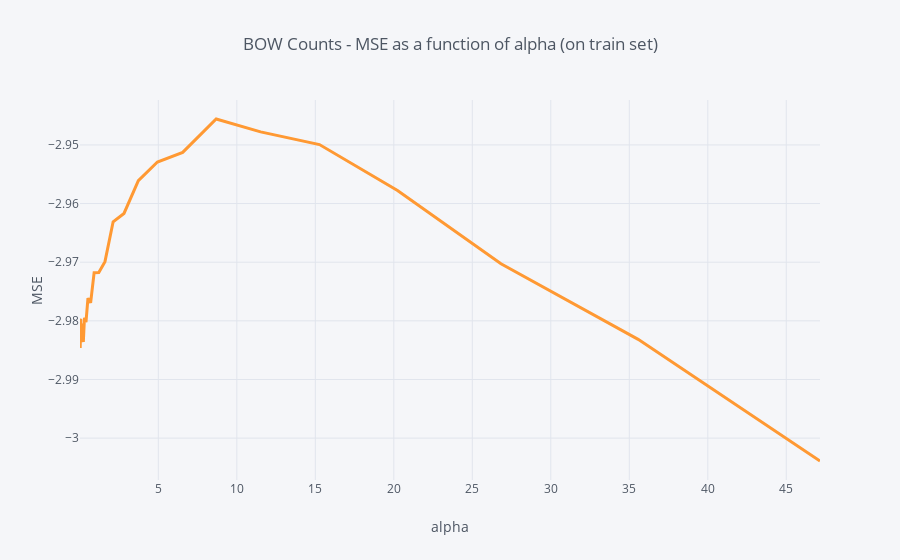

Here is the notebook cell this chart was saved with:
### Code cell
cv_results = pd.DataFrame(MSE_by_alpha, columns = ['alpha', 'MSE'])
cv_results.query('alpha < 50').set_index('alpha').MSE.iplot(title = 'BOW Counts - MSE as a function of alpha (on train set)', xTitle = 'alpha', yTitle = 'MSE', width = 3, hline=(0,0))

### Figure 1 — Plotly figure (JSON) as saved in the notebook; plotly's stock layout.template omitted (floating-point values rounded to 4 significant figures)
{"data": [{"line": {"color": "rgba(255, 153, 51, 1.0)", "dash": "solid", "shape": "linear", "width": 3}, "mode": "lines", "name": "MSE", "text": "", "type": "scatter", "x": [0.01, 0.01326, 0.01758, 0.0233, 0.03089, 0.04095, 0.05429, 0.07197, 0.09541, 0.1265, 0.1677, 0.2223, 0.2947, 0.3907, 0.5179, 0.6866, 0.9103, 1.207, 1.6, 2.121, 2.812, 3.728, 4.942, 6.551, 8.685, 11.51, 15.26, 20.24, 26.83, 35.56, 47.15], "y": [-2.98, -2.983, -2.98, -2.985, -2.983, -2.983, -2.98, -2.983, -2.98, -2.984, -2.981, -2.984, -2.979, -2.98, -2.976, -2.977, -2.972, -2.972, -2.97, -2.963, -2.962, -2.956, -2.953, -2.951, -2.946, -2.948, -2.95, -2.958, -2.97, -2.983, -3.004]}], "layout": {"autosize": true, "legend": {"bgcolor": "#F5F6F9", "font": {"color": "#4D5663"}}, "paper_bgcolor": "#F5F6F9", "plot_bgcolor": "#F5F6F9", "shapes": [{"line": {"color": "#db4052", "dash": "solid", "width": 1}, "type": "line", "x0": 0, "x1": 1, "xref": "paper", "y0": [0, 0], "y1": [0, 0], "yref": "y"}], "title": {"font": {"color": "#4D5663"}, "text": "BOW Counts - MSE as a function of alpha (on train set)"}, "xaxis": {"autorange": true, "gridcolor": "#E1E5ED", "range": [0.01, 47.15], "showgrid": true, "tickfont": {"color": "#4D5663"}, "title": {"font": {"color": "#4D5663"}, "text": "alpha"}, "type": "linear", "zerolinecolor": "#E1E5ED"}, "yaxis": {"autorange": true, "gridcolor": "#E1E5ED", "range": [-3.007, -2.942], "showgrid": true, "tickfont": {"color": "#4D5663"}, "title": {"font": {"color": "#4D5663"}, "text": "MSE"}, "type": "linear", "zerolinecolor": "#E1E5ED"}}}
